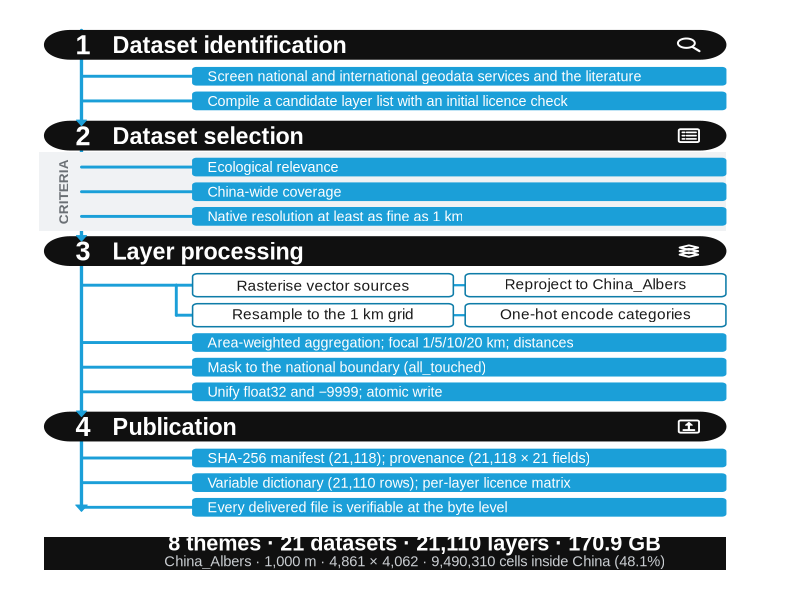
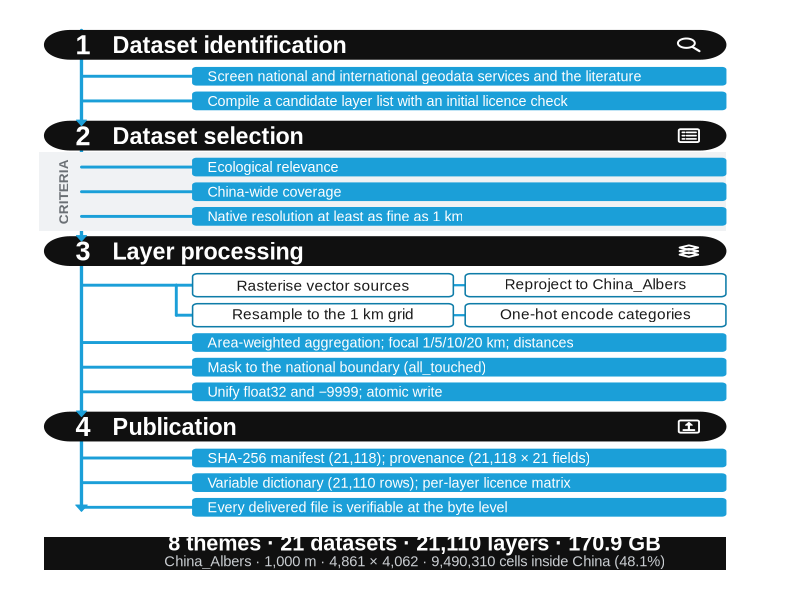

Reproduce these figures in R, in order.
# R/figs/fig01_workflow_v2.R
# CHECO26 Figure 1 - development workflow (English version for submission)
#
# Composition follows the technical-route-figure language common in Scientific Data
# descriptors: a vertical flow of four black pill headers (number + title + white line
# icon), a continuous cyan spine on the left with arrowheads entering each header,
# cyan filled boxes for the step outputs, an outlined 2x2 block for the core
# standardisation operations, a grey side panel for the selection criteria, and a
# summary band at the foot.
#
# Everything is drawn with base graphics (rect / polygon / segment / text); no external
# image assets, so the figure is exactly reproducible on any machine with Arial.
#
# Output (640 dpi PNG + vector PDF):
#   00_docs/SUBMISSION/figures/fig01_workflow_v2.png / .pdf
#
# The original fig01_workflow.* is left untouched; this is a separate deliverable.

OUT <- file.path(Sys.getenv("CHECO_ROOT", getwd()), "00_docs/SUBMISSION/figures")
dir.create(OUT, showWarnings = FALSE, recursive = TRUE)

## ---------------------------------------------------------------- palette
BLACK  <- "#101010"
CYAN   <- "#1B9FD8"
CYAN_D <- "#0E7CA8"
GREY   <- "#F0F2F4"
DARK   <- "#1A1A1A"
WHITE  <- "#FFFFFF"
GREY_T <- "#6B7075"

FONT <- "Arial"

## ---------------------------------------------------------------- geometry
X_SPINE   <- 7.0
X_HDR_L   <- 2.0
X_HDR_R   <- 94.0
X_ITEM_L  <- 22.0
X_ITEM_R  <- 94.0

H_HDR     <- 7.0
G_HDR     <- 2.0
H_ITEM    <- 4.3
G_ITEM    <- 1.7
G_SECT    <- 2.8
H_GRID    <- 5.6

## ---------------------------------------------------------------- helpers
rr <- function(x0, y0, x1, y1, r, col = NA, border = NA, lwd = 1) {
  arc <- function(cx, cy, r, a0, a1, n = 16) {
    a <- seq(a0, a1, length.out = n)
    cbind(cx + r * cos(a), cy + r * sin(a))
  }
  r <- min(r, (x1 - x0) / 2, (y1 - y0) / 2)
  pts <- rbind(
    arc(x0 + r, y0 + r, r, pi,       1.5 * pi),
    arc(x1 - r, y0 + r, r, 1.5 * pi, 2 * pi),
    arc(x1 - r, y1 - r, r, 0,        0.5 * pi),
    arc(x0 + r, y1 - r, r, 0.5 * pi, pi)
  )
  polygon(pts[, 1], pts[, 2], col = col, border = border, lwd = lwd)
}

arrow_down <- function(x, ytop, h = 1.5, w = 1.4, col = CYAN) {
  polygon(x + c(-w / 2, w / 2, 0), ytop + c(0, 0, -h), col = col, border = col)
}

## ---------------------------------------------------------------- icons
icon_search <- function(cx, cy, s) {
  r <- 0.40 * s
  a <- seq(0, 2 * pi, length.out = 48)
  lines(cx - 0.12 * s + r * cos(a), cy + 0.14 * s + r * sin(a), col = WHITE, lwd = 1.9)
  segments(cx + 0.17 * s, cy - 0.18 * s, cx + 0.50 * s, cy - 0.54 * s,
           col = WHITE, lwd = 2.1)
}

icon_checklist <- function(cx, cy, s) {
  rr(cx - 0.48 * s, cy - 0.55 * s, cx + 0.48 * s, cy + 0.55 * s,
     0.10 * s, col = NA, border = WHITE, lwd = 1.8)
  for (k in c(0.28, 0, -0.28)) {
    segments(cx - 0.31 * s, cy + k * s, cx - 0.20 * s, cy + k * s, col = WHITE, lwd = 1.6)
    segments(cx - 0.11 * s, cy + k * s, cx + 0.34 * s, cy + k * s, col = WHITE, lwd = 1.6)
  }
}

icon_layers <- function(cx, cy, s) {
  for (k in c(0.30, 0, -0.30)) {
    polygon(cx + c(-0.44, 0, 0.44, 0) * s,
            cy + c(0, 0.19, 0, -0.19) * s + k * s,
            col = NA, border = WHITE, lwd = 1.8)
  }
}

icon_archive <- function(cx, cy, s) {
  rr(cx - 0.48 * s, cy - 0.52 * s, cx + 0.48 * s, cy + 0.52 * s,
     0.10 * s, col = NA, border = WHITE, lwd = 1.8)
  segments(cx - 0.26 * s, cy - 0.30 * s, cx + 0.26 * s, cy - 0.30 * s,
           col = WHITE, lwd = 1.8)
  segments(cx, cy - 0.24 * s, cx, cy + 0.16 * s, col = WHITE, lwd = 2.1)
  polygon(cx + c(-0.16, 0.16, 0) * s, cy + c(0.12, 0.12, 0.36) * s,
          col = WHITE, border = WHITE)
}

## ---------------------------------------------------------------- content
STEPS <- list(
  list(n = 1, title = "Dataset identification", icon = icon_search,
       items = c("Screen national and international geodata services and the literature",
                 "Compile a candidate layer list with an initial licence check")),
  list(n = 2, title = "Dataset selection", icon = icon_checklist,
       criteria = TRUE,
       items = c("Ecological relevance", "China-wide coverage",
                 "Native resolution at least as fine as 1 km")),
  list(n = 3, title = "Layer processing", icon = icon_layers,
       grid = c("Rasterise vector sources", "Reproject to China_Albers",
                "Resample to the 1 km grid", "One-hot encode categories"),
       items = c("Area-weighted aggregation; focal 1/5/10/20 km; distances",
                 "Mask to the national boundary (all_touched)",
                 "Unify float32 and \u22129999; atomic write")),
  list(n = 4, title = "Publication", icon = icon_archive,
       items = c("SHA-256 manifest (21,118); provenance (21,118 \u00d7 21 fields)",
                 "Variable dictionary (21,110 rows); per-layer licence matrix",
                 "Every delivered file is verifiable at the byte level"))
)

h_of <- function(st) {
  h <- H_HDR + G_HDR
  if (!is.null(st$grid)) h <- h + 2 * H_GRID + 2 * G_ITEM
  h + length(st$items) * H_ITEM + (length(st$items) - 1) * G_ITEM
}
H <- 2 + sum(vapply(STEPS, h_of, 0)) + G_SECT * (length(STEPS) - 1) + 13 + 2

## ---------------------------------------------------------------- draw
draw <- function() {
  par(mar = c(0, 0, 0, 0), family = FONT)
  plot(NA, xlim = c(0, 100), ylim = c(0, H), axes = FALSE, xlab = "", ylab = "")

  y <- H - 2

  # ---- 宽度自检：任何文字超出其容器即停止，避免静默溢出 ----
  {
    op0 <- par(usr = c(0, 100, 0, H))
    avail_item <- 72 - 4.0            # 子项框内可用宽度（留两侧内边距）
    for (st in STEPS) {
      for (tx in st$items) {
        w <- strwidth(tx, cex = 0.86, family = FONT)
        if (w > avail_item) stop(sprintf("文字超出子项框 %.1f > %.1f: %s", w, avail_item, tx))
      }
      if (!is.null(st$grid)) {
        mid_w <- (X_ITEM_R - X_ITEM_L) / 2 - 0.8 - 1.2
        for (tx in st$grid) {
          w <- strwidth(tx, cex = 0.92, family = FONT)
          if (w > mid_w) stop(sprintf("文字超出网格框 %.1f > %.1f: %s", w, mid_w, tx))
        }
      }
    }
    par(op0)
  }

  ytmp <- y
  for (st in STEPS) ytmp <- ytmp - h_of(st) - G_SECT
  y_bottom <- ytmp + G_SECT + G_ITEM
  segments(X_SPINE, y, X_SPINE, y_bottom, col = CYAN, lwd = 3.2)

  for (i in seq_along(STEPS)) {
    st <- STEPS[[i]]

    # ---------------- header pill ----------------
    y_hdr_top <- y
    y_hdr_bot <- y - H_HDR
    rr(X_HDR_L, y_hdr_bot, X_HDR_R, y_hdr_top, H_HDR / 2, col = BLACK, border = BLACK)
    if (i > 1) arrow_down(X_SPINE, y_hdr_top + 0.28, h = 1.35, w = 1.35, col = CYAN)

    text(X_HDR_L + 5.2, y_hdr_top - H_HDR / 2, sprintf("%d", st$n),
         cex = 1.62, font = 2, col = WHITE, family = FONT)
    text(X_HDR_L + 9.2, y_hdr_top - H_HDR / 2, st$title,
         cex = 1.40, font = 2, col = WHITE, family = FONT, adj = c(0, 0.5))
    st$icon(X_HDR_R - 5.0, (y_hdr_top + y_hdr_bot) / 2, 2.85)

    y <- y_hdr_bot - G_HDR

    # ---------------- criteria side panel ----------------
    if (isTRUE(st$criteria)) {
      panel_top <- y + 1.5
      panel_bot <- y - (length(st$items) * H_ITEM +
                        (length(st$items) - 1) * G_ITEM) - 1.5
      rect(1.2, panel_bot, X_HDR_R, panel_top, col = GREY, border = NA)
      text(4.6, (panel_top + panel_bot) / 2, "CRITERIA", srt = 90, cex = 0.82,
           font = 2, col = GREY_T, family = FONT)
    }

    # ---------------- 2x2 outline grid ----------------
    if (!is.null(st$grid)) {
      g_l <- X_ITEM_L; g_r <- X_ITEM_R
      mid <- (g_l + g_r) / 2
      top_y <- y
      bot_y <- y - 2 * H_GRID - G_ITEM
      top_c <- top_y - H_GRID / 2
      bot_c <- bot_y + H_GRID / 2
      x_br <- X_ITEM_L - 2.2

      segments(X_SPINE, top_c, x_br, top_c, col = CYAN, lwd = 2.8)
      segments(x_br, bot_c, x_br, top_c, col = CYAN, lwd = 2.8)
      segments(x_br, top_c, g_l, top_c, col = CYAN, lwd = 2.8)
      segments(x_br, bot_c, g_l, bot_c, col = CYAN, lwd = 2.8)
      segments(mid - 0.7, top_c, mid + 0.7, top_c, col = CYAN, lwd = 2.2)
      segments(mid - 0.7, bot_c, mid + 0.7, bot_c, col = CYAN, lwd = 2.2)

      boxes <- list(
        c(g_l, top_y - H_GRID, mid - 0.8, top_y),
        c(mid + 0.8, top_y - H_GRID, g_r, top_y),
        c(g_l, bot_y, mid - 0.8, bot_y + H_GRID),
        c(mid + 0.8, bot_y, g_r, bot_y + H_GRID)
      )
      for (k in seq_along(boxes)) {
        b <- boxes[[k]]
        rr(b[1], b[2], b[3], b[4], 0.7, col = WHITE, border = CYAN_D, lwd = 1.5)
        text((b[1] + b[3]) / 2, (b[2] + b[4]) / 2, st$grid[k],
             cex = 0.92, col = DARK, family = FONT)
      }
      y <- bot_y - G_ITEM
    }

    # ---------------- output boxes ----------------
    for (k in seq_along(st$items)) {
      y_top <- y
      y_bot <- y - H_ITEM
      rr(X_ITEM_L, y_bot, X_ITEM_R, y_top, 0.55, col = CYAN, border = CYAN)
      segments(X_SPINE, (y_top + y_bot) / 2, X_ITEM_L, (y_top + y_bot) / 2,
               col = CYAN, lwd = 2.8)
      text(X_ITEM_L + 2.0, (y_top + y_bot) / 2, st$items[k],
           cex = 0.86, col = WHITE, family = FONT, adj = c(0, 0.5))
      y <- y_bot - G_ITEM
    }

    y <- y - G_SECT + G_ITEM
  }

  arrow_down(X_SPINE, y_bottom + 1.0, h = 1.55, w = 1.55, col = CYAN)

  # ---------------- summary band ----------------
  band_top <- y - G_SECT + G_ITEM - 1.2
  band_bot <- 2.0
  rect(X_HDR_L, band_bot, X_HDR_R, band_top, col = BLACK, border = NA)
  text(52, (band_top + band_bot) / 2 + 2.0,
       "8 themes \u00b7 21 datasets \u00b7 21,110 layers \u00b7 170.9 GB",
       cex = 1.30, font = 2, col = WHITE, family = FONT)
  text(52, (band_top + band_bot) / 2 - 2.2,
       "China_Albers \u00b7 1,000 m \u00b7 4,861 \u00d7 4,062 \u00b7 9,490,310 cells inside China (48.1%)",
       cex = 0.88, col = "#C9CDD1", family = FONT)
}

## ---------------------------------------------------------------- export
W_IN <- 180 / 25.4
H_IN <- W_IN * H / 100

cat(sprintf("canvas 100 x %d units -> %.2f x %.2f in\n", round(H), W_IN, H_IN))

invisible(png(file.path(OUT, "fig01_workflow_v2.png"),
              width = W_IN, height = H_IN, units = "in", res = 640,
              bg = "white", type = "cairo"))
draw(); invisible(dev.off())

invisible(cairo_pdf(file.path(OUT, "fig01_workflow_v2.pdf"),
                    width = W_IN, height = H_IN, bg = "white"))
draw(); invisible(dev.off())

cat("wrote fig01_workflow_v2.png / .pdf\n")
